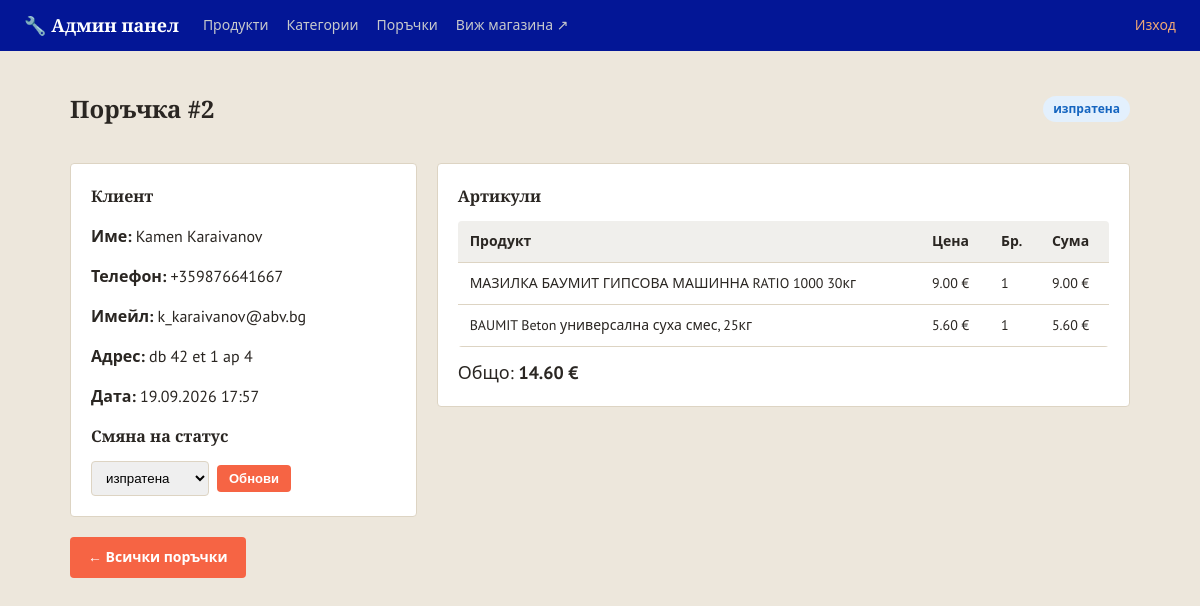
The app's page /admin/orders/2 (signed in), older data.
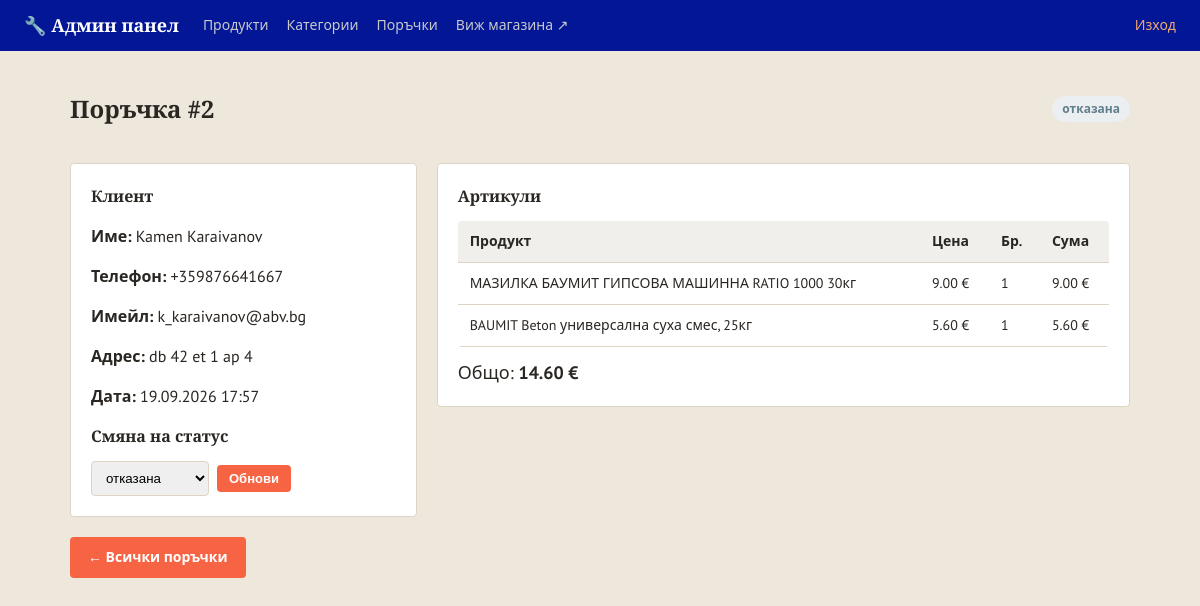
The same page, newer data.
### models.py (models this page shows)
class Order(db.Model):
    __tablename__ = 'orders'
    STATUSES = ['нова', 'в обработка', 'изпратена', 'завършена', 'отказана']
    id = db.Column(db.Integer, primary_key=True)
    customer_name = db.Column(db.String(150), nullable=False)
    phone = db.Column(db.String(50), nullable=False)
    address = db.Column(db.String(300), nullable=False)
    email = db.Column(db.String(150), default='')
    total = db.Column(db.Float, nullable=False)
    status = db.Column(db.String(30), default='нова', nullable=False)
    created_at = db.Column(db.DateTime, default=datetime.utcnow)
    items = db.relationship('OrderItem', backref='order', lazy=True)

### app.py (the view)
@app.route('/admin/orders/<int:order_id>')
@admin_required
def admin_order_detail(order_id):
    order = Order.query.get_or_404(order_id)
    return render_template('admin/order_detail.html', order=order, statuses=Order.STATUSES)

### app.py (called while the page is built)
@app.context_processor
def inject_whatsapp_number():
    return {'whatsapp_number': app.config['WHATSAPP_NUMBER'], 'asset_version': app.config['ASSET_VERSION']}

@app.context_processor
def inject_category_icons():
    return {'category_icons': CATEGORY_ICONS}

def admin_required(view_func):
    @wraps(view_func)
    def wrapper(*args, **kwargs):
        if not session.get('is_admin'):
            flash('Моля, влезте в системата.', 'error')
            return redirect(url_for('admin_login', next=request.path))
        return view_func(*args, **kwargs)
    return wrapper

### models.py (called while the page is built)
    @property
    def subtotal(self):
        return self.price * self.qty

### templates/admin/order_detail.html (shortened to what this page needs)
{% extends 'admin/base.html' %}
{% block content %}
<div class="admin-header-row">
    <h1 class="page-title">Поръчка #{{ order.id }}</h1>
    <span class="status-badge status-{{ order.status | replace(' ', '-') }}">{{ order.status }}</span>
</div>
<div class="order-detail-grid">
    <div class="admin-panel">
        <h2>Клиент</h2>
        <p><strong>Име:</strong> {{ order.customer_name }}</p>
        <p><strong>Телефон:</strong> {{ order.phone }}</p>
        {% if order.email %}<p><strong>Имейл:</strong> {{ order.email }}</p>{% endif %}
        <p><strong>Адрес:</strong> {{ order.address }}</p>
        <p><strong>Дата:</strong> {{ order.created_at.strftime('%d.%m.%Y %H:%M') }}</p>
        <h2>Смяна на статус</h2>
        <form action="{{ url_for('admin_order_status', order_id=order.id) }}" method="post" class="status-change-form">
            <select name="status">
                {% for s in statuses %}
                <option value="{{ s }}" {% if s == order.status %}selected{% endif %}>{{ s }}</option>
                {% endfor %}
            </select>
            <button type="submit" class="btn btn-small">Обнови</button>
        </form>
    </div>
    <div class="admin-panel">
        <h2>Артикули</h2>
        <table class="admin-table">
            <thead>
                <tr>
                    <th>Продукт</th>
                    <th>Цена</th>
                    <th>Бр.</th>
                    <th>Сума</th>
                </tr>
            </thead>
            <tbody>
                {% for item in order.items %}
                <tr>
                    <td>{{ item.product_name }}</td>
                    <td>{{ '%.2f'|format(item.price) }} €</td>
                    <td>{{ item.qty }}</td>
                    <td>{{ '%.2f'|format(item.subtotal) }} €</td>
                </tr>
                {% endfor %}
            </tbody>
        </table>
        <div class="cart-total" style="margin-top:12px;">Общо: <strong>{{ '%.2f'|format(order.total) }} €</strong></div>
    </div>
</div>
<a href="{{ url_for('admin_orders') }}" class="btn btn-secondary" style="margin-top:20px;display:inline-block;">← Всички поръчки</a>
{% endblock %}

Row changes from the older to the newer data that the page shows:
changed Order "Kamen Karaivanov": status "изпратена" → "отказана"
